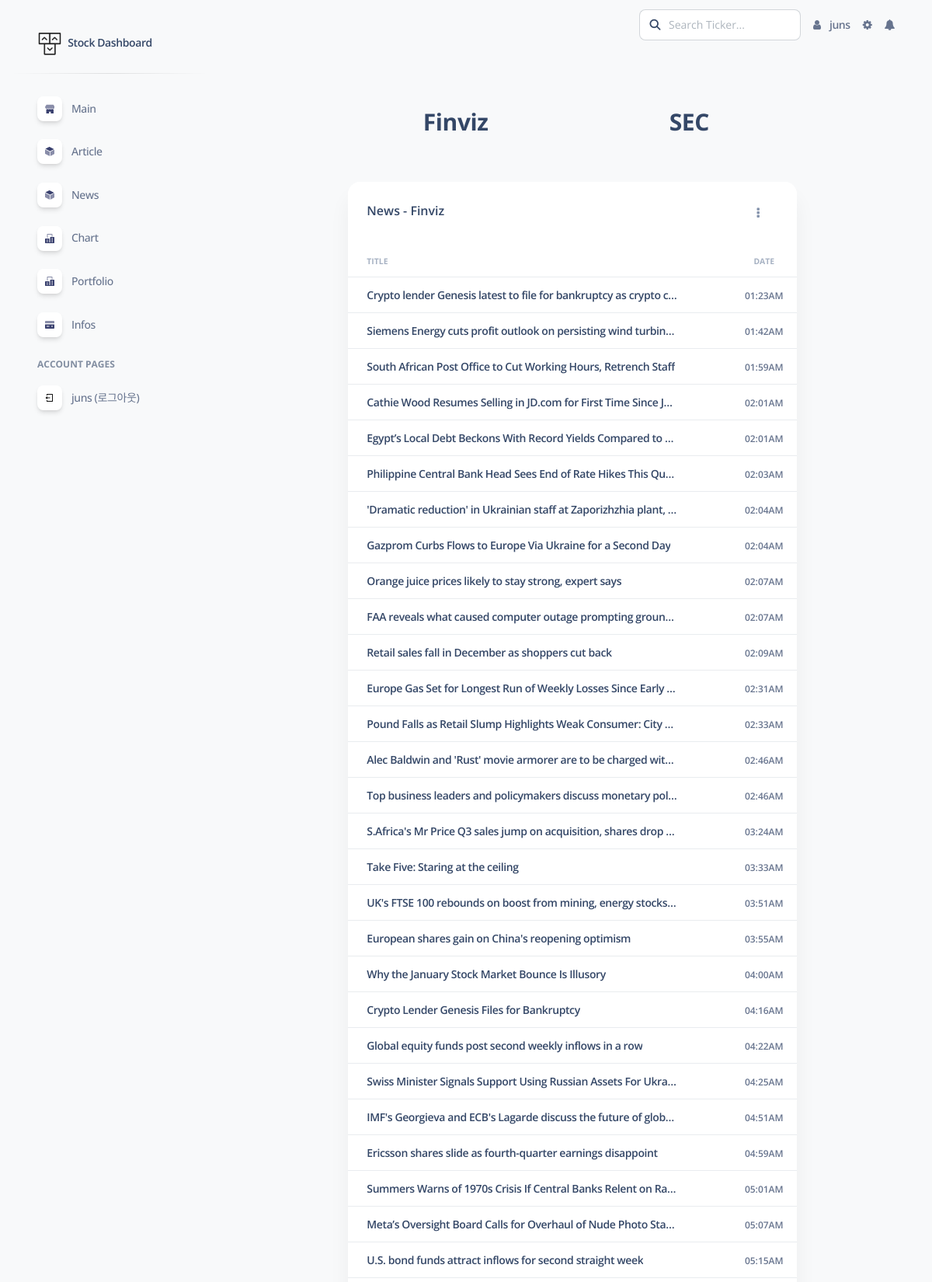
/analysis/news/fin/ (signed in, upper part), run on the app's committed database.
### analysis/models.py (models this page shows, shortened)
class FinNews(models.Model):
    press = models.CharField(max_length=10, default='')
    title = models.CharField(max_length=50, default='')
    url = models.CharField(max_length=100, default='')
    date = models.CharField(max_length=20, default='')

### analysis/views/news_view.py (the view, shortened to what this page needs)
# urls.py: path('', base_views.index, name='index'),
def index(request, news_id):
    content = {}
    if news_id == "fin":
        news_list = FinNews.objects.order_by('date')
        if len(news_list) < 1:
            get_finviz_news()
        fin_news_list = news_list = news_list.filter(Q(press="fin")).distinct()
        content['news_list'] = fin_news_list
        content['press'] = 'Finviz'
    return render(request, 'main/news.html', content)

### templates/main/news.html (shortened to what this page needs)
{% extends 'main/base.html' %}
{% load static %}
{% block news %}
<main
    class="main-content position-relative max-height-vh-100 h-100 mt-1 border-radius-lg"
>
    <div class="container-fluid mb-10">
        <div class="row my-4  justify-content-center">
            <div class="col-lg-8 col-md-6 mb-md-0 mb-4">
                <div class="row text-center mb-5 mt-5">
                    <h3 class="col" ><a class="newsSelect" href="{% url 'analysis:news' 'fin' %}">Finviz</a></h3>
                    <h3 class="col" ><a class="newsSelect" href="{% url 'analysis:news' 'sec' %}">SEC</a></h3>
                </div>
                <div class="card w-100">
                    <div class="card-header pb-0">
                        <div class="row">
                            <div class="col-lg-6 col-7">
                                <h6>News - {{press}}</h6>
                            </div>
                            <div class="col-lg-6 col-5 my-auto text-end">
                                <div class="dropdown float-lg-end pe-4">
                                    <a
                                        class="cursor-pointer"
                                        id="dropdownTable"
                                        data-bs-toggle="dropdown"
                                        aria-expanded="false"
                                    >
                                        <i
                                            class="fa fa-ellipsis-v text-secondary"
                                        ></i>
                                    </a>
                                </div>
                            </div>
                        </div>
                    </div>
                    <div class="card-body px-0 pb-2">
                        <div class="table-responsive w-100">
                            <table class="table align-items-center mb-0 w-100">
                                <thead>
                                    <tr>
                                        <th
                                            class="text-uppercase text-secondary text-xxs font-weight-bolder opacity-7 "
                                        >
                                            Title
                                        </th>
                                        <th
                                            class="text-center text-uppercase text-secondary text-xxs font-weight-bolder opacity-7"
                                        >
                                            Date
                                        </th>
                                    </tr>
                                </thead>
                                <tbody>
                                    {% if news_list %}
                                    {% for news in news_list %}
                                    <tr>
                                        <td style="padding-left:1rem">
                                            <div class="d-flex px-2 py-1">
                                                <div
                                                    class="d-flex flex-column justify-content-center newsTitle"
                                                >
                                                    <h6 class="mb-0 text-sm  d-inline-block text-truncate">
                                                        <a
                                                            class="articlTitle"
                                                            title="{{news.title}}"
                                                            href="{{news.url}}"
                                                            target="_blank"
                                                            >
                                                            {{news.title}}
                                                        </a>
                                                    </h6>
                                                </div>
                                            </div>
                                        </td>
                                        <td
                                            class="align-middle text-center text-sm"
                                            >
                                            <span
                                                class="text-xs font-weight-bold"
                                            >
                                            {{news.date}}
                                            </span>
                                        </td>
                                    </tr>
                                    {% endfor %}
                                    {% endif %}
                                </tbody>
                            </table>
                        </div>
                    </div>
                </div>
            </div>
        </div>
    </div>
</main>
{% endblock news %}

### templates/main/base.html (shortened to what this page needs)
{% load static %}
<!DOCTYPE html>
<html lang="en">
<head>
  <link href={% static "assets/css/nucleo-icons.css" %} rel="stylesheet" />
  <link href={% static "assets/css/nucleo-svg.css" %} rel="stylesheet" />
  <link href={% static "assets/css/nucleo-svg.css" %} rel="stylesheet" />
  <link href="https://cdn.datatables.net/1.13.1/css/dataTables.bootstrap.min.css" rel="stylesheet" />
  <link rel="stylesheet" href="https://maxcdn.bootstrapcdn.com/font-awesome/4.7.0/css/font-awesome.min.css">
  <link rel="stylesheet" href="https://code.jquery.com/ui/1.8.18/themes/base/jquery-ui.css" type="text/css" />
  <link href={% static 'assets/css/soft-ui-dashboard.css' %} rel="stylesheet" />
  <link href={% static 'assets/css/style.css' %} rel="stylesheet" />
</head>
<body class="g-sidenav-show  bg-gray-100">
  {% include 'main/navbar.html' %}
  {% include 'main/sidebar.html' %}
  {% block news %}
  {% endblock news %}
</body>
</html>

### templates/main/navbar.html (shortened to what this page needs)
{% load static %}
<nav
    class="navbar navbar-main navbar-expand-lg px-0 mx-4 shadow-none border-radius-xl"
    id="navbarBlur"
>
    <div class="container-fluid py-1 px-3">
        <div
            class="collapse navbar-collapse mt-sm-0 mt-2 me-md-0 me-sm-4"
            id="navbar"
        >
            <div class="ms-md-auto pe-md-3 d-flex align-items-center">
                <div class="input-group" id="ticker-search-input">
                    <span class="input-group-text text-body"
                        ><a type="button" href="" id="btn_search"
                            ><i class="fas fa-search" aria-hidden="true"></i></a
                    ></span>
                    <input
                        type="text"
                        id="search_ticker"
                        class="form-control"
                        value="{{ ticker|default_if_none:'' }}"
                        placeholder="Search Ticker..."
                    />
                </div>
            </div>
            <ul class="navbar-nav justify-content-end">
                {% if user.is_authenticated %}
                <li class="nav-item d-flex align-items-center">
                    <a
                        href="{% url 'user:profile' %}"
                        class="nav-link text-body font-weight-bold px-0"
                    >
                        <i class="fa fa-user me-sm-1"></i>
                        <span class="nav-link-text ms-1"
                            >{{ user.username }}</span
                        >
                    </a>
                </li>
                {% endif %}
                {% if user.is_authenticated %}
                <li class="nav-item px-3 d-flex align-items-center">
                    <a href="#" class="nav-link text-body p-0">
                        <i
                            class="fa fa-cog fixed-plugin-button-nav cursor-pointer"
                        ></i>
                    </a>
                </li>
                <li class="nav-item dropdown pe-2 d-flex align-items-center">
                    <a
                        href="javascript:;"
                        class="nav-link text-body p-0"
                        id="dropdownMenuButton"
                        data-bs-toggle="dropdown"
                        aria-expanded="false"
                    >
                        <i class="fa fa-bell cursor-pointer"></i>
                    </a>
                </li>
                {% endif %}
            </ul>
        </div>
    </div>
</nav>

### templates/main/sidebar.html (shortened to what this page needs)
{% load static %}
<aside
    class="sidenav navbar navbar-vertical navbar-expand-xs border-0 border-radius-xl my-3 fixed-start ms-3"
    id="sidenav-main"
>
    <div class="sidenav-header">
        <a class="navbar-brand m-0" href="/">
            <img src={% static "assets/img/logo-ct.png" %}
            class="navbar-brand-img h-100" alt="main_logo">
            <span class="ms-1 font-weight-bold">Stock Dashboard</span>
        </a>
    </div>
    <hr class="horizontal dark mt-0" />
    <div
        class="collapse navbar-collapse w-auto max-height-vh-100 h-100"
        id="sidenav-collapse-main"
    >
        <ul class="navbar-nav">
            <li class="nav-item">
                <a class="nav-link" href="/">
                    <div
                        class="icon icon-shape icon-sm shadow border-radius-md bg-white text-center me-2 d-flex align-items-center justify-content-center"
                    >
                    </div>
                    <span class="nav-link-text ms-1">Main</span>
                </a>
            </li>
            <li class="nav-item">
                <a class="nav-link" href="{% url 'dash:article' %}">
                    <div
                        class="icon icon-shape icon-sm shadow border-radius-md bg-white text-center me-2 d-flex align-items-center justify-content-center"
                    >
                    </div>
                    <span class="nav-link-text ms-1">Article</span>
                </a>
            </li>
            <li class="nav-item">
                <a class="nav-link" href="{% url 'analysis:news' 'fin' %}">
                    <div
                        class="icon icon-shape icon-sm shadow border-radius-md bg-white text-center me-2 d-flex align-items-center justify-content-center"
                    >
                    </div>
                    <span class="nav-link-text ms-1">News</span>
                </a>
            </li>
            <li class="nav-item">
                <a class="nav-link" href="{% url 'analysis:company' %}">
                    <div
                        class="icon icon-shape icon-sm shadow border-radius-md bg-white text-center me-2 d-flex align-items-center justify-content-center"
                    >
                    </div>
                    <span class="nav-link-text ms-1">Chart</span>
                </a>
            </li>
            {% if user.is_authenticated %}
            <li class="nav-item">
                <a class="nav-link" href="{% url 'analysis:table' %}">
                    <div
                        class="icon icon-shape icon-sm shadow border-radius-md bg-white text-center me-2 d-flex align-items-center justify-content-center"
                    >
                    </div>
                    <span class="nav-link-text ms-1">Portfolio</span>
                </a>
            </li>
            <li class="nav-item">
                <a class="nav-link" href="{% url 'analysis:mailing' %}">
                    <div
                        class="icon icon-shape icon-sm shadow border-radius-md bg-white text-center me-2 d-flex align-items-center justify-content-center"
                    >
                    </div>
                    <span class="nav-link-text ms-1">Infos</span>
                </a>
            </li>
            {% endif %}
            <li class="nav-item mt-3">
                <h6
                    class="ps-4 ms-2 text-uppercase text-xs font-weight-bolder opacity-6"
                >
                    Account pages
                </h6>
            </li>
            {% if user.is_authenticated %}
            <li class="nav-item">
                <a class="nav-link" href="{% url 'common:logout' %}">
                    <div
                        class="icon icon-shape icon-sm shadow border-radius-md bg-white text-center me-2 d-flex align-items-center justify-content-center"
                    >
                        <svg
                            width="800px"
                            height="800px"
                            viewBox="0 0 24 24"
                            xmlns="http://www.w3.org/2000/svg"
                        >
                            <g>
                                <path fill="none" d="M0 0h24v24H0z" />
                                <path
                                    d="M4 18h2v2h12V4H6v2H4V3a1 1 0 0 1 1-1h14a1 1 0 0 1 1 1v18a1 1 0 0 1-1 1H5a1 1 0 0 1-1-1v-3zm2-7h7v2H6v3l-5-4 5-4v3z"
                                />
                            </g>
                        </svg>
                    </div>
                    <span class="nav-link-text ms-1"
                        >{{ user.username }} (로그아웃)</span
                    >
                </a>
            </li>
            {% endif %}
        </ul>
    </div>
</aside>

### static/assets/css/nucleo-svg.css (style rules this page uses)
.icon { display: inline-block; color: #111111; height: 1em; width: 1em; }
.icon-sm { height: 0.8em; width: 0.8em; }
.icon { fill: currentColor; stroke: none; }

### static/assets/css/style.css (style rules this page uses)
.newsTitle { max-width: 50vh; }

### data on the page
FinNews: title "Crypto lender Genesis latest to file for bankruptcy as crypto c…", date "01:23AM"
FinNews: title "Siemens Energy cuts profit outlook on persisting wind turbin…", date "01:42AM"
FinNews: title "South African Post Office to Cut Working Hours, Retrench Staff", date "01:59AM"
FinNews: title "Cathie Wood Resumes Selling in JD.com for First Time Since July", date "02:01AM"
FinNews: title "Egypt’s Local Debt Beckons With Record Yields Compared to…", date "02:01AM"
FinNews: title "Philippine Central Bank Head Sees End of Rate Hikes This Qu…", date "02:03AM"
FinNews: title "'Dramatic reduction' in Ukrainian staff at Zaporizhzhia plant,…", date "02:04AM"
FinNews: title "Gazprom Curbs Flows to Europe Via Ukraine for a Second Day", date "02:04AM"
FinNews: title "Orange juice prices likely to stay strong, expert says", date "02:07AM"
FinNews: title "FAA reveals what caused computer outage prompting groun…", date "02:07AM"
FinNews: title "Retail sales fall in December as shoppers cut back", date "02:09AM"
FinNews: title "Europe Gas Set for Longest Run of Weekly Losses Since Early…", date "02:31AM"
FinNews: title "Pound Falls as Retail Slump Highlights Weak Consumer: City…", date "02:33AM"
FinNews: title "Alec Baldwin and 'Rust' movie armorer are to be charged wit…", date "02:46AM"
FinNews: title "Top business leaders and policymakers discuss monetary pol…", date "02:46AM"
FinNews: title "S.Africa's Mr Price Q3 sales jump on acquisition, shares drop…", date "03:24AM"
FinNews: title "Take Five: Staring at the ceiling", date "03:33AM"
FinNews: title "UK's FTSE 100 rebounds on boost from mining, energy stocks…", date "03:51AM"
FinNews: title "European shares gain on China's reopening optimism", date "03:55AM"
FinNews: title "Why the January Stock Market Bounce Is Illusory", date "04:00AM"
FinNews: title "Crypto Lender Genesis Files for Bankruptcy", date "04:16AM"
FinNews: title "Global equity funds post second weekly inflows in a row", date "04:22AM"
FinNews: title "Swiss Minister Signals Support Using Russian Assets For Ukra…", date "04:25AM"
FinNews: title "IMF's Georgieva and ECB's Lagarde discuss the future of glob…", date "04:51AM"
FinNews: title "Ericsson shares slide as fourth-quarter earnings disappoint", date "04:59AM"
FinNews: title "Summers Warns of 1970s Crisis If Central Banks Relent on Ra…", date "05:01AM"
FinNews: title "Meta’s Oversight Board Calls for Overhaul of Nude Photo Sta…", date "05:07AM"
FinNews: title "U.S. bond funds attract inflows for second straight week", date "05:15AM"

### other printed values
{{ user.username }} "juns"
{{ press }} "Finviz"
